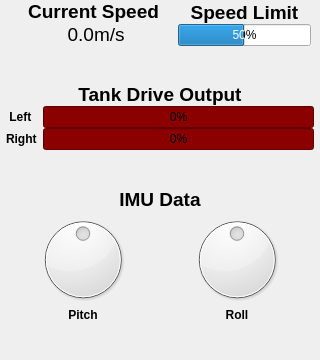
           <widget class="QWidget" name="speed_limit_widget" native="true">
            <property name="sizePolicy">
             <sizepolicy hsizetype="Fixed" vsizetype="Fixed">
              <horstretch>0</horstretch>
              <verstretch>0</verstretch>
             </sizepolicy>
            </property>
            <property name="minimumSize">
             <size>
              <width>320</width>
              <height>360</height>
             </size>
            </property>
            <property name="maximumSize">
             <size>
              <width>320</width>
              <height>360</height>
             </size>
            </property>
            <layout class="QVBoxLayout" name="verticalLayout">
             <property name="spacing">
              <number>0</number>
             </property>
             <property name="leftMargin">
              <number>6</number>
             </property>
             <property name="topMargin">
              <number>0</number>
             </property>
             <property name="rightMargin">
              <number>6</number>
             </property>
             <property name="bottomMargin">
              <number>0</number>
             </property>
             <item>
              <layout class="QVBoxLayout" name="verticalLayout_9">
               <item>
                <layout class="QVBoxLayout" name="verticalLayout_10">
                 <property name="spacing">
                  <number>0</number>
                 </property>
                 <item>
                  <layout class="QHBoxLayout" name="horizontalLayout_2">
                   <property name="leftMargin">
                    <number>3</number>
                   </property>
                   <property name="topMargin">
                    <number>0</number>
                   </property>
                   <property name="rightMargin">
                    <number>3</number>
                   </property>
                   <item>
                    <layout class="QVBoxLayout" name="verticalLayout_14">
                     <item>
                      <widget class="QLabel" name="label_5">
                       <property name="font">
                        <font>
                         <pointsize>14</pointsize>
                         <weight>75</weight>
                         <bold>true</bold>
                        </font>
                       </property>
                       <property name="text">
                        <string>Current Speed</string>
                       </property>
                       <property name="alignment">
                        <set>Qt::AlignCenter</set>
                       </property>
                      </widget>
                     </item>
                     <item>
                      <layout class="QHBoxLayout" name="horizontalLayout_8">
                       <property name="spacing">
                        <number>0</number>
                       </property>
                       <item>
                        <widget class="QLabel" name="current_speed_label">
                         <property name="font">
                          <font>
                           <pointsize>14</pointsize>
                          </font>
                         </property>
                         <property name="text">
                          <string>0.0</string>
                         </property>
                         <property name="alignment">
                          <set>Qt::AlignRight|Qt::AlignTrailing|Qt::AlignVCenter</set>
                         </property>
                        </widget>
                       </item>
                       <item>
                        <widget class="QLabel" name="label_7">
                         <property name="font">
                          <font>
                           <pointsize>14</pointsize>
                          </font>
                         </property>
                         <property name="text">
                          <string>m/s</string>
                         </property>
                        </widget>
                       </item>
                      </layout>
                     </item>
                    </layout>
                   </item>
                   <item>
                    <layout class="QVBoxLayout" name="verticalLayout_15">
                     <item>
                      <widget class="QLabel" name="label_3">
                       <property name="font">
                        <font>
                         <pointsize>14</pointsize>
                         <weight>75</weight>
                         <bold>true</bold>
                        </font>
                       </property>
                       <property name="text">
                        <string>Speed Limit</string>
                       </property>
                       <property name="alignment">
                        <set>Qt::AlignCenter</set>
                       </property>
                      </widget>
                     </item>
                     <item>
                      <widget class="QProgressBar" name="speed_limit_progress_bar">
                       <property name="sizePolicy">
                        <sizepolicy hsizetype="Expanding" vsizetype="Fixed">
                         <horstretch>0</horstretch>
                         <verstretch>0</verstretch>
                        </sizepolicy>
                       </property>
                       <property name="maximumSize">
                        <size>
                         <width>133</width>
                         <height>16777215</height>
                        </size>
                       </property>
                       <property name="maximum">
                        <number>100</number>
                       </property>
                       <property name="value">
                        <number>50</number>
                       </property>
                       <property name="alignment">
                        <set>Qt::AlignCenter</set>
                       </property>
                       <property name="textVisible">
                        <bool>true</bool>
                       </property>
                       <property name="orientation">
                        <enum>Qt::Horizontal</enum>
                       </property>
                       <property name="invertedAppearance">
                        <bool>false</bool>
                       </property>
                       <property name="textDirection">
                        <enum>QProgressBar::TopToBottom</enum>
                       </property>
                      </widget>
                     </item>
                    </layout>
                   </item>
                  </layout>
                 </item>
                 <item>
                  <spacer name="verticalSpacer_2">
                   <property name="orientation">
                    <enum>Qt::Vertical</enum>
                   </property>
                   <property name="sizeHint" stdset="0">
                    <size>
                     <width>20</width>
                     <height>40</height>
                    </size>
                   </property>
                  </spacer>
                 </item>
                 <item>
                  <widget class="QLabel" name="label_6">
                   <property name="font">
                    <font>
                     <pointsize>14</pointsize>
                     <weight>75</weight>
                     <bold>true</bold>
                    </font>
                   </property>
                   <property name="text">
                    <string>Tank Drive Output</string>
                   </property>
                   <property name="alignment">
                    <set>Qt::AlignCenter</set>
                   </property>
                  </widget>
                 </item>
                 <item>
                  <layout class="QFormLayout" name="formLayout">
                   <property name="fieldGrowthPolicy">
                    <enum>QFormLayout::ExpandingFieldsGrow</enum>
                   </property>
                   <property name="horizontalSpacing">
                    <number>6</number>
                   </property>
                   <item row="0" column="0">
                    <widget class="QLabel" name="label_13">
                     <property name="font">
                      <font>
                       <weight>75</weight>
                       <bold>true</bold>
                      </font>
                     </property>
                     <property name="text">
                      <string> Left</string>
                     </property>
                    </widget>
                   </item>
                   <item row="0" column="1">
                    <widget class="QProgressBar" name="left_drive_progress_bar">
                     <property name="styleSheet">
                      <string notr="true">background-color:darkred;</string>
                     </property>
                     <property name="minimum">
                      <number>0</number>
                     </property>
                     <property name="maximum">
                      <number>100</number>
                     </property>
                     <property name="value">
                      <number>0</number>
                     </property>
                     <property name="textVisible">
                      <bool>true</bool>
                     </property>
                    </widget>
                   </item>
                   <item row="1" column="0">
                    <widget class="QLabel" name="label_14">
                     <property name="font">
                      <font>
                       <weight>75</weight>
                       <bold>true</bold>
                      </font>
                     </property>
                     <property name="text">
                      <string>Right</string>
                     </property>
                    </widget>
                   </item>
                   <item row="1" column="1">
                    <widget class="QProgressBar" name="right_drive_progress_bar">
                     <property name="styleSheet">
                      <string notr="true">background-color:darkred;</string>
                     </property>
                     <property name="minimum">
                      <number>0</number>
                     </property>
                     <property name="maximum">
                      <number>100</number>
                     </property>
                     <property name="value">
                      <number>0</number>
                     </property>
                     <property name="textVisible">
                      <bool>true</bool>
                     </property>
                    </widget>
                   </item>
                  </layout>
                 </item>
                </layout>
               </item>
               <item>
                <spacer name="verticalSpacer_4">
                 <property name="orientation">
                  <enum>Qt::Vertical</enum>
                 </property>
                 <property name="sizeHint" stdset="0">
                  <size>
                   <width>20</width>
                   <height>40</height>
                  </size>
                 </property>
                </spacer>
               </item>
               <item>
                <layout class="QVBoxLayout" name="verticalLayout_11">
                 <property name="spacing">
                  <number>0</number>
                 </property>
                 <item>
                  <widget class="QLabel" name="label_4">
                   <property name="font">
                    <font>
                     <pointsize>14</pointsize>
                     <weight>75</weight>
                     <bold>true</bold>
                    </font>
                   </property>
                   <property name="text">
                    <string>IMU Data</string>
                   </property>
                   <property name="alignment">
                    <set>Qt::AlignCenter</set>
                   </property>
                  </widget>
                 </item>
                 <item>
                  <layout class="QHBoxLayout" name="horizontalLayout_6">
                   <property name="spacing">
                    <number>0</number>
                   </property>
                   <item>
                    <layout class="QVBoxLayout" name="verticalLayout_12">
                     <property name="spacing">
                      <number>0</number>
                     </property>
                     <item>
                      <widget class="QDial" name="dial_3">
                       <property name="minimum">
                        <number>-100</number>
                       </property>
                       <property name="maximum">
                        <number>100</number>
                       </property>
                      </widget>
                     </item>
                     <item>
                      <widget class="QLabel" name="label">
                       <property name="font">
                        <font>
                         <weight>75</weight>
                         <bold>true</bold>
                        </font>
                       </property>
                       <property name="text">
                        <string>Pitch</string>
                       </property>
                       <property name="alignment">
                        <set>Qt::AlignCenter</set>
                       </property>
                      </widget>
                     </item>
                    </layout>
                   </item>
                   <item>
                    <layout class="QVBoxLayout" name="verticalLayout_13">
                     <property name="spacing">
                      <number>0</number>
                     </property>
                     <item>
                      <widget class="QDial" name="dial_4">
                       <property name="minimum">
                        <number>-100</number>
                       </property>
                       <property name="maximum">
                        <number>100</number>
                       </property>
                       <property name="invertedAppearance">
                        <bool>false</bool>
                       </property>
                       <property name="wrapping">
                        <bool>true</bool>
                       </property>
                      </widget>
                     </item>
                     <item>
                      <widget class="QLabel" name="label_15">
                       <property name="font">
                        <font>
                         <weight>75</weight>
                         <bold>true</bold>
                        </font>
                       </property>
                       <property name="text">
                        <string>Roll</string>
                       </property>
                       <property name="alignment">
                        <set>Qt::AlignCenter</set>
                       </property>
                      </widget>
                     </item>
                    </layout>
                   </item>
                  </layout>
                 </item>
                </layout>
               </item>
               <item>
                <spacer name="verticalSpacer_7">
                 <property name="orientation">
                  <enum>Qt::Vertical</enum>
                 </property>
                 <property name="sizeHint" stdset="0">
                  <size>
                   <width>20</width>
                   <height>40</height>
                  </size>
                 </property>
                </spacer>
               </item>
              </layout>
             </item>
            </layout>
           </widget>
